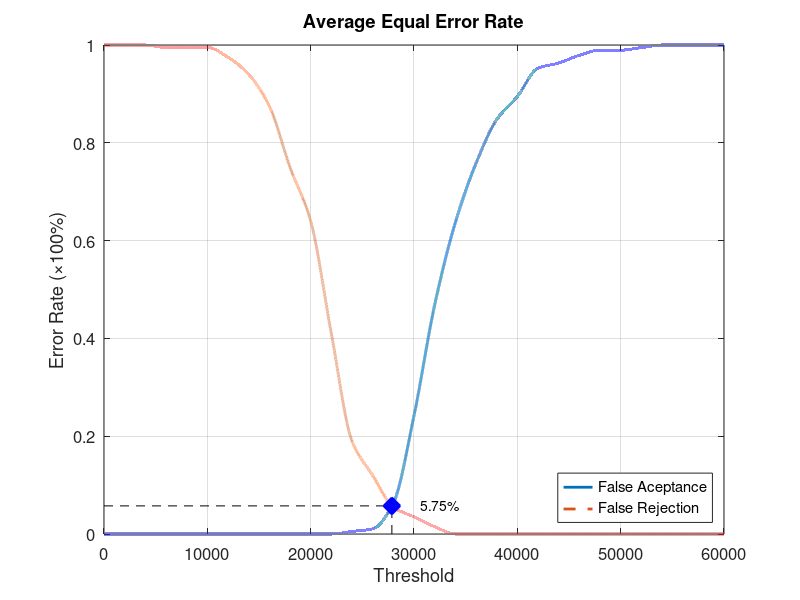
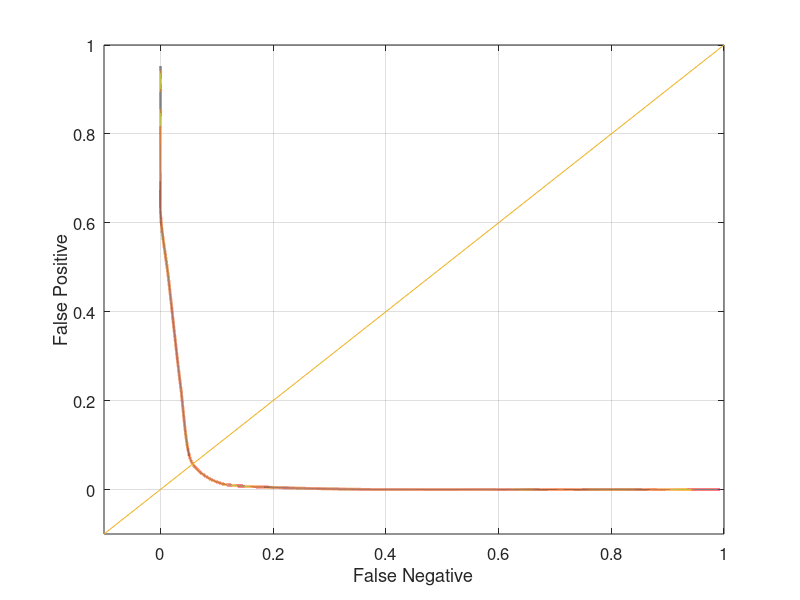

The MATLAB script that drew these images, in order:
function yEER = Database5_4
close all;
clear;
clc;
x = 0:2000:60000;
xq = 0:0.5:60000;

y0 = [0 0 0 0 0 0 0 0 0 0 0 0 0.00526316 0.0105263 0.0631579 0.242105 0.468421 0.636842 0.757895 0.847368 0.894737 0.952632 0.963158 0.978947 0.989474 0.989474 0.994737 1 1 1 1];
yy0 = interp1(x, y0, xq, 'pchip');
y1 = [1 1 1 0.995 0.995 0.995 0.975 0.94 0.875 0.75 0.64 0.41 0.19 0.12 0.055 0.035 0.015 0 0 0 0 0 0 0 0 0 0 0 0 0 0];
yy1 = interp1(x, y1, xq, 'pchip');

% Calculating EER: 
y2 = abs(y0 - y1);
find(y2 == min(y2))
yy2 = abs(yy0 - yy1);
xEER = find(yy2 == min(yy2));
xEERIndex = xq(xEER) % X-axis EER
yEER = yy0(xEER) % Y-axis EER

main = figure
plot(xq, yy0,'-','LineWidth', 2);	hold on
plot(xq, yy1,'--','LineWidth', 2);	hold on
plot([xEERIndex xEERIndex], [0 yEER], 'k--');	hold on
plot([0 xEERIndex], [yEER yEER], 'k--');	hold on
plot(xEERIndex, yEER, 'bx', 'LineWidth', 10);	hold on
text(xEERIndex + 10 * xEERIndex / 100, yEER, [num2str(round((10000 * yEER)) / 100) '%'])
legend('False Aceptance', 'False Rejection', 'Location', 'SouthEast')
xlabel('Threshold')
ylabel('Error Rate (\times100%)')
title('Average Equal Error Rate')
set(gca, 'FontSize', 12)
axis([0 60000 0 1])
grid on

print(main, 'Database5_4Main', '-dpng');
FNRxFPR = figure('Color', [1 1 1]);
plot(yy1, yy0, '-', yy1, yy0, 'LineWidth', 2);
hold on
y = -0.1:0.1:1
plot(y, y); 
set(gca, 'FontSize', 12)
xlabel('False Negative')
ylabel('False Positive')
axis([-0.1 1 -0.1 1])
set(gca, 'FontSize', 12)
grid on

print(FNRxFPR, 'Database5_4FNRxFPR','-dpng');
end
